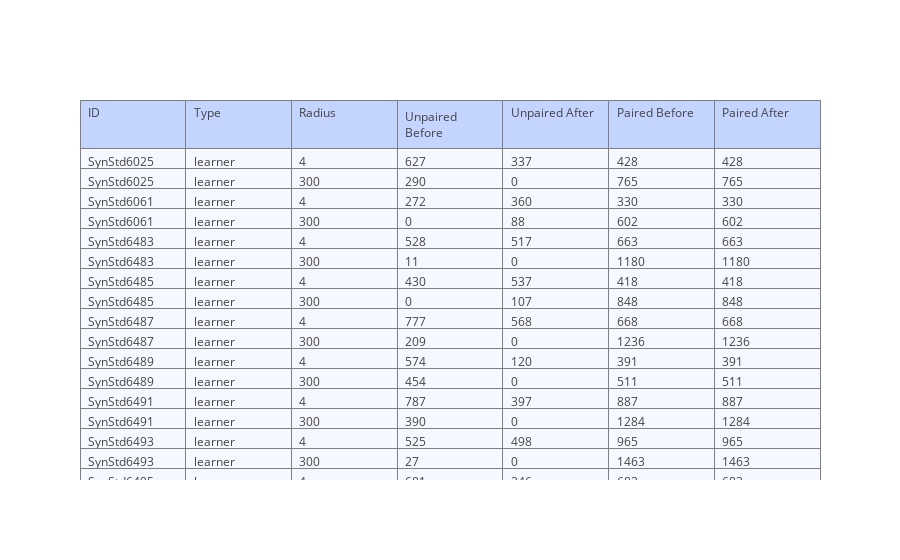

The notebook cell saved with this chart:
### Markdown cell above
<H1> Compute some basic Statistics

### Code cell
# Set what radius/studies you want to have....

cols = ['ID', 'Type', 'Radius', 'Unpaired Before', 'Unpaired After','Paired Before','Paired After']
c1, c2, c3, c4, c5, c6, c7 = [],[],[],[],[],[],[]

for syn_study_id in study_list:
    for r in syn_pair_radii:
        r_study = syn_pairs[r][syn_study_id]
        c1.append(r_study['Study'])
        c2.append(r_study['Type'])
        c3.append(r_study['Radius'])
        c4.append(len(r_study['UnpairedBefore'].index))
        c5.append(len(r_study['UnpairedAfter'].index))
        c6.append(len(r_study['PairedBefore'].index))
        c7.append(len(r_study['PairedAfter'].index))
    
trace = go.Table(
    header=dict(values=cols,
                fill = dict(color='#C2D4FF'),
                align = ['left'] * 5),
    cells=dict(values=[c1, c2, c3, c4, c5, c6, c7],
               fill = dict(color='#F5F8FF'),
               align = ['left'] * 5))

data = [trace] 
py.offline.iplot(data, filename = 'statistics_table')

### Figure 1 — Plotly figure (JSON) as saved in the notebook; plotly's stock layout.template omitted (floating-point values rounded to 4 significant figures; data arrays with more than 128 entries replaced by an {"elided": "..."} marker saying what was removed)
{"data": [{"cells": {"align": ["left", "left", "left", "left", "left"], "fill": {"color": "#F5F8FF"}, "values": {"elided": "7x76 mixed values"}}, "header": {"align": ["left", "left", "left", "left", "left"], "fill": {"color": "#C2D4FF"}, "values": ["ID", "Type", "Radius", "Unpaired Before", "Unpaired After", "Paired Before", "Paired After"]}, "type": "table"}], "layout": {}}
